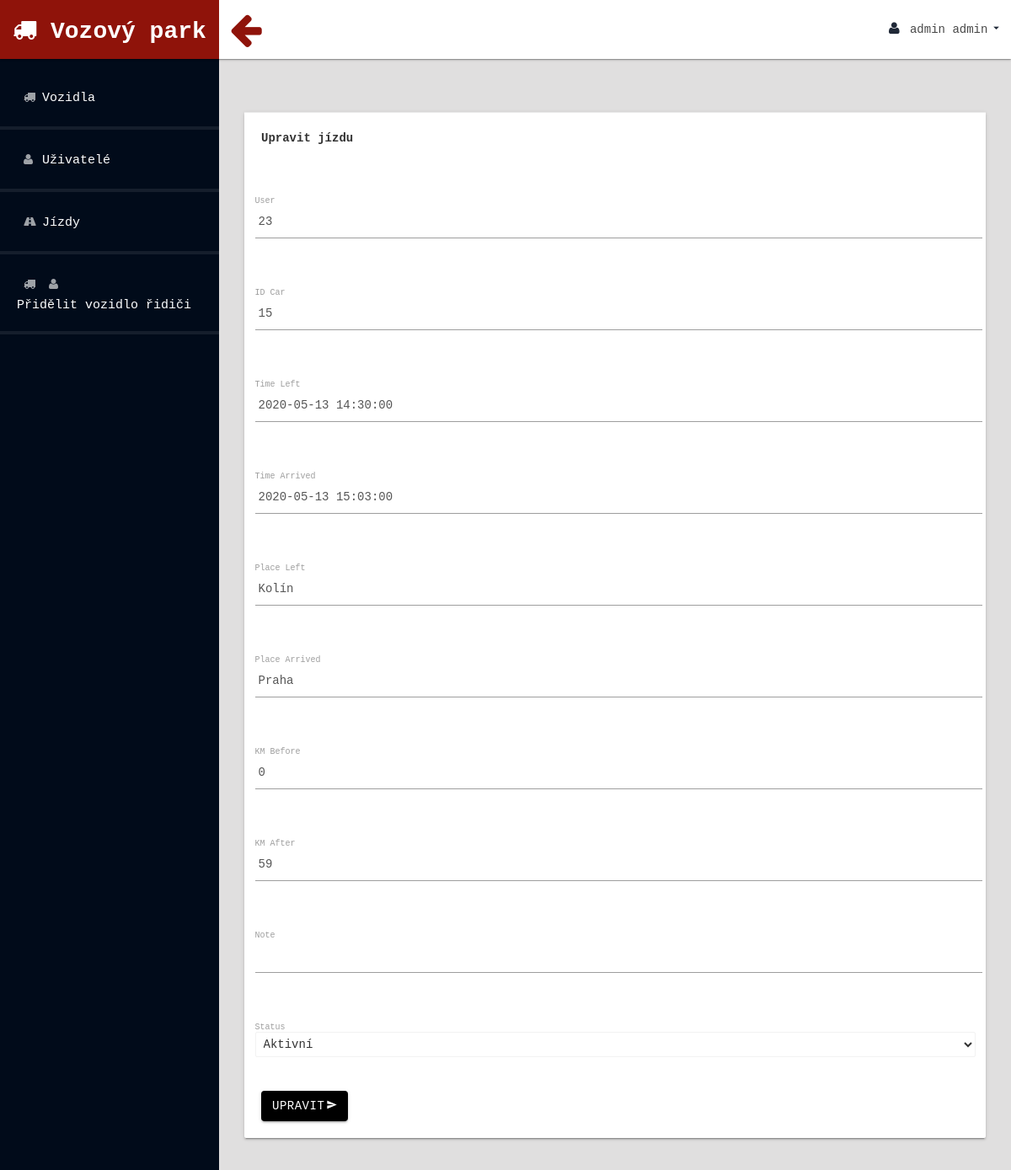
Page /edit_ride.php?id_ride=52 (signed in) on the committed database.
### tables this page shows
CREATE TABLE `users` (
  `id_user` int(11) NOT NULL AUTO_INCREMENT,
  `name` varchar(255) NOT NULL,
  `email` varchar(255) NOT NULL,
  `password` varchar(255) NOT NULL,
  `note` varchar(255) DEFAULT NULL,
  `last_login` date DEFAULT NULL,
  `birthdate` date DEFAULT NULL,
  PRIMARY KEY (`id_user`)
);

CREATE TABLE `rides` (
  `id_ride` int(11) NOT NULL AUTO_INCREMENT,
  `id_user` int(11) NOT NULL,
  `id_car` int(11) NOT NULL,
  `time_left` datetime NOT NULL,
  `time_arrived` datetime NOT NULL,
  `place_left` varchar(255) NOT NULL,
  `place_arrived` varchar(255) NOT NULL,
  `km_before` varchar(255) NOT NULL,
  `km_after` varchar(255) NOT NULL,
  `note` varchar(255) DEFAULT NULL,
  `state` varchar(255) DEFAULT NULL,
  PRIMARY KEY (`id_ride`)
);

### inc/model.php (called while the page is built, shortened)
<?php
require_once 'inc/database.php';
class Model
{
    public static function getUserById($idUser)
    {
        $sql = "SELECT * FROM users
                WHERE id_user = '$idUser'";
        $result = Database::query($sql);
        while ($row = $result->fetch_assoc()) {
            $user = $row;
        }
        return $user;
    }
    public static function getRideById($idRide)
    {
        $sql = "SELECT * FROM rides
                WHERE id_ride = '$idRide'";
        $result = Database::query($sql);
        while ($row = $result->fetch_assoc()) {
            $ride = $row;
        }
        return $ride;
    }
}

### inc/database.php (called while the page is built, shortened)
<?php
class Database
{
    private $_connection;
    private static $_instance;
    private $_host = "localhost";
    private $_username = "root";
    private $_password = "root";
    private $_database = "mop";
    public static function getInstance()
    {
        if (!self::$_instance) {
            self::$_instance = new self();
        }
        return self::$_instance;
    }
    public static function query($query)
    {
        return self::getInstance()->getConnection()->query($query);
    }
    private function __construct()
    {
        $this->_connection = new mysqli(
            $this->_host,
            $this->_username,
            $this->_password,
            $this->_database
        );
        $this->_connection->set_charset('utf8mb4');
    }
    public function getConnection()
    {
        return $this->_connection;
    }
}

### edit_ride.php (the view, shortened to what this page needs)
<?php
include_once "header.php";
$id_ride = filter_input(INPUT_GET, 'id_ride');
$ride = Model::getRideById($id_ride);
?>
<form action="" method="post">
  <div class="row">
    <div class="col-lg-12">
      <div class="card">
        <div class="card-action">
          Upravit jízdu
        </div>
        <div class="card-content">
          <form class="col s12">
            <div class="row">
              <div class="input-field col s12">
                <label for="name">User</label><br>
                <input type="text" name="user" class="form-control" value="<?= $ride['id_user'] ?>">
              </div>
            </div>
            <div class="row">
              <div class="input-field col s12">
                <label for="name">ID Car</label><br>
                <input type="text" name="car" class="form-control" value="<?= $ride['id_car'] ?>">
              </div>
            </div>
            <div class="row">
              <div class="input-field col s12">
                <label for="name">Time Left</label><br>
                <input type="text" name="timeLeft" class="form-control" value="<?= $ride['time_left'] ?>">
              </div>
            </div>
            <div class="row">
              <div class="input-field col s12">
                <label for="name">Time Arrived</label><br>
                <input type="text" name="timeArrived" class="form-control" value="<?= $ride['time_arrived'] ?>">
              </div>
            </div>
            <div class="row">
              <div class="input-field col s12">
                <label for="name">Place Left</label><br>
                <input type="text" name="placeLeft" class="form-control" value="<?= $ride['place_left'] ?>">
              </div>
            </div>
            <div class="row">
              <div class="input-field col s12">
                <label for="name">Place Arrived</label><br>
                <input type="text" name="placeArrived" class="form-control" value="<?= $ride['place_arrived'] ?>">
              </div>
            </div>
            <div class="row">
              <div class="input-field col s12">
                <label for="name">KM Before</label><br>
                <input type="text" name="kmBefore" class="form-control" value="<?= $ride['km_before'] ?>">
              </div>
            </div>
            <div class="row">
              <div class="input-field col s12">
                <label for="name">KM After</label><br>
                <input type="text" name="kmAfter" class="form-control" value="<?= $ride['km_after'] ?>">
              </div>
            </div>
            <div class="row">
              <div class="input-field col s12">
                <label for="name">Note</label><br>
                <input type="text" name="note" class="form-control" value="<?= $ride['note'] ?>">
              </div>
            </div>
            <div class="row">
              <div class="input-field col s12">
                <label for="name">Status</label><br>
                <select id="state" name="state">
                  <option value="aktivní" selected>Aktivní</option>
                  </select><br>
              </div>
            </div>
            <br>
            <button class="btn waves-effect waves-light black" type="submit" value="přidat" name="submit">UPRAVIT
              <i class="material-icons right">send</i>
            </button>
          </form>
        </div>
      </div>
    </div>
  </div>
  <?php
 include_once "footer.php";

### header.php (shortened to what this page needs)
<?php
$currUserArr = Model::getUserById($_SESSION['userId']['id_user']);
$currUser = $currUserArr['firstname'] . ' ' . $currUserArr['surname'];
?>
<head>
    <link rel="stylesheet" href="assets/css/materialize.min.css" media="screen,projection" />
    <link href="assets/css/bootstrap.css" rel="stylesheet" />
    <link href="assets/css/font-awesome.css" rel="stylesheet" />
    <link href="assets/css/custom-styles.css" rel="stylesheet" />
</head>
<body>
    <div id="wrapper">
        <nav class="navbar navbar-default top-navbar" role="navigation">
            <div class="navbar-header">
                <a class="navbar-brand waves-effect waves-dark" href="index.php">
                    <i class="fa fa-truck"></i> Vozový park</a>
                <div id="sideNav" href=""><i class="fa fa-arrow-left"></i></div>
            </div>
            <ul class="nav navbar-top-links navbar-right">
                <li>
                    <a class="dropdown-button waves-effect waves-dark" href="#!" data-activates="dropdown1">
                        <i class="fa fa-user fa-fw"></i>
                        <?= $currUser ?>
                        <i class="material-icons right">arrow_drop_down</i>
                    </a>
                </li>
            </ul>
        </nav>
        <nav class="navbar-default navbar-side" role="navigation">
            <div class="sidebar-collapse">
                <ul class="nav" id="main-menu">
                    <?php if (in_array($_SESSION["userRole"], array(1, 2, ))){?>
                    <li>
                        <a href="cars.php" class="waves-effect waves-dark">
                            <i class="fa fa-truck"></i></i>Vozidla</a>
                    </li>
<?php }?>
                    <?php if (in_array($_SESSION["userRole"], array(1))) {?>
                    <li>
                        <a href="employees.php" class="waves-effect waves-dark">
                            <i class="fa fa-user"></i>Uživatelé</a>
                    </li>
                    <?php }?>
                    <?php if (in_array($_SESSION["userRole"], array(1, 4))) {?>
                    <li>
                        <a href="rides.php" class="waves-effect waves-dark">
                            <i class="fa fa-road"></i>Jízdy</a>
                    </li>
                    <?php }?>
                    <?php if (in_array($_SESSION["userRole"], array(1, 3))) {?>
                    <li>
                        <a href="car_driver.php" class="waves-effect waves-dark">
                            <i class="fa  fa-truck"></i><i class="fa  fa-user"></i><br>Přidělit vozidlo řidiči</a>
                    </li>
                    <?php }?>
                </ul>
            </div>
        </nav>
        <div id="page-wrapper">
            <h1 class="page-header">
            </h1>
            <div id="page-inner">

### assets/css/custom-styles.css (style rules this page uses)
body { font-family: 'Courier New', Courier, monospace; background: #010b1a; }
#wrapper { width: 100%; }
#page-wrapper { padding: 15px 15px; min-height: 600px; background: #636161; }
#page-inner { width: 100%; margin: 10px 20px 10px 0px; padding: 15px 30px; min-height: 1200px; }
h1, .h1, h2, .h2, h3, .h3 { margin-top: 7px; margin-bottom: -5px; }
label { display: inline-block; max-width: 100%; margin-bottom: 5px; font-weight: 400; }
.navbar-side { z-index: 0; }
.navbar-side .nav>li>a>i { color: rgba(255, 255, 255, 0.62); padding: 8px; width: 20px; text-align: center; font-size: 14px; }
.top-navbar { position: fixed; width: 100%; z-index: 300; -webkit-box-shadow: 0 3px 3px rgba(0, 0, 0, 0.05); -moz-box-shadow: 0 3px 3px rgba(0, 0, 0, 0.05); box-shadow: 0 3px 3px rgba(0, 0, 0, 0.05); box-shadow: 0 1px 3px 0 rgba(0, 0, 0, .2), 0 1px 1px 0 rgba(0, 0, 0, .14), 0 2px 1px -1px rgba(0, 0, 0, .12); }
.navbar-side { z-index: 2; position: fixed; width: 260px; top: 80px; box-shadow: none; }
#page-wrapper { position: relative; top: 60px; -moz-box-shadow: 0 0 10px #636161; }
.page-header { padding-bottom: 0; margin: 0; border-bottom: 1px solid transparent; text-align: left; background-color: transparent; padding: 32px 22px 10px 28px; color: #323232; }
.top-navbar { margin: 0px; }
.top-navbar .navbar-brand { color: #fff; width: 260px; text-align: center; height: 70px; font-size: 28px; font-weight: 700; line-height: 45px; background: #8f130a; padding-bottom:15px; }
.top-navbar .nav>li { position: relative; display: inline-block; margin: 0px; padding: 0px; }
.top-navbar .nav>li>a { position: relative; display: block; padding: 25px; color: #484848; margin: 0px; }
.sidebar-collapse, .sidebar-collapse .nav { background: none; }
.sidebar-collapse .nav { padding: 0; }
.sidebar-collapse .nav>li>a { color: rgb(255, 255, 255); background: transparent; text-shadow: none; }
.sidebar-collapse>.nav>li>a { padding: 20px; font-size: 15px; }
.sidebar-collapse>.nav>li { border-bottom: 4px solid rgba(255, 255, 255, 0.08); }
.navbar-side { border: none; background: #010b1a; }
.top-navbar { background: #ffffff; border-bottom: none; }
.top-navbar .nav>li>a>i { margin-right: 0; }
.navbar-default { border: 0px solid #ffffff; }
.navbar-header { background: transparent; }
.nav>li>a>i { margin-right: 10px; color: #1f2837; font-size: 16px; }
#sideNav { float: left; left: 0; z-index: 3; color: #8f130a; cursor: pointer; border-radius: 0; width: 20px; font-size: 44px; line-height: 33px; margin: 7px 0 0 13px; width: 40px; height: 40px; text-align: center; line-height: 30px; padding-right: 3px; margin-top: 14px; border-radius: 50%; }
#page-wrapper { background: #e0dfdf; }
@media (min-width:768px) { #page-wrapper { margin: 0 0 0 260px; padding: 0; min-height: 1200px; } }
@media (min-width:768px) { .navbar-side { width: 260px; z-index: 1; } }
@media (min-width:768px) { .navbar { border-radius: 0px; } }

### rows in the picture
users: currUser "admin admin"
rides: user "23", car "15", timeLeft "2020-05-13 14:30:00", timeArrived "2020-05-13 15:03:00", placeLeft "Kolín", placeArrived "Praha", kmBefore "0", kmAfter "59"
